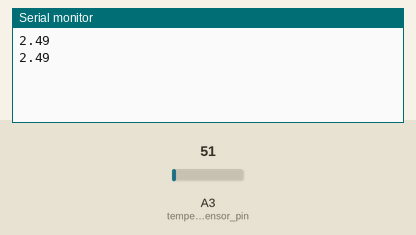
Bench run of a sketch on a simulated Arduino Uno, built with avr-gcc and run on an emulated ATmega328P. Shown: the last lines printed to the serial monitor. The inputs (shaded band) are chosen by the test bench; at power-on: A3 (temperatureSensor_pin) = 51.

Above: at 1.8 s.
1.9 s: A3 (temperatureSensor_pin) set to 61
At 2.8 s:
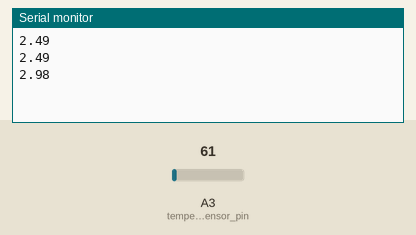
3.4 s: A3 (temperatureSensor_pin) set to 71
At 4.4 s:
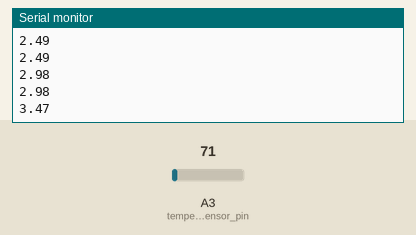
Timing chart, 0 to 6.4 s (numbered marks = the images above; inputs shaded):
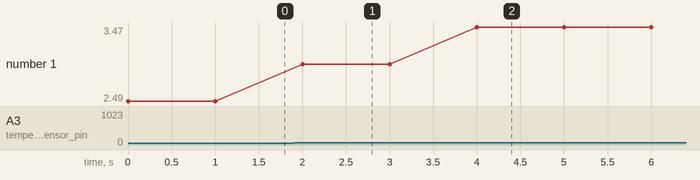

Measured:
- after the input at 1.9 s, the serial monitor: prints a new line after 0.10 s (image 1)
- after the input at 3.4 s, the serial monitor: prints a new line after 0.60 s (image 2)
- plotted number 1: 2.49 → 2.98 after the input at 1.9 s, 2.98 → 3.47 after the input at 3.4 s

The sketch:

TemperatureModule.ino
```cpp
int temperatureSensor_pin = A3; // LM35 Out to D3
float valTempAnalog;
float valTemp_Celsius;

void setup() {
  Serial.begin(9600);
}

void loop() {
  valTempAnalog = analogRead(temperatureSensor_pin);
  valTemp_Celsius = (valTempAnalog/1024)*5;
  valTemp_Celsius = valTemp_Celsius * 10;

  Serial.print(valTemp_Celsius);
  Serial.print("\n");

  delay(1000);
}
```
